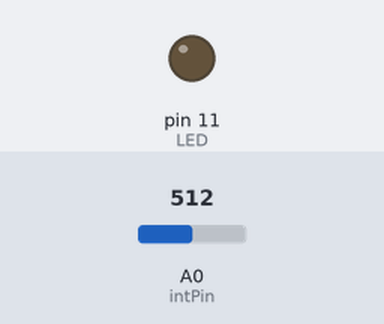
Bench run of a sketch on a simulated Arduino Uno, built with avr-gcc and run on an emulated ATmega328P. Shown: output pins drawn as LEDs (lit = HIGH). The test bench sets the inputs (shaded band); at power-on: A0 (intPin) = 512.

Above: at 0.01 s.
At 1.2 s:
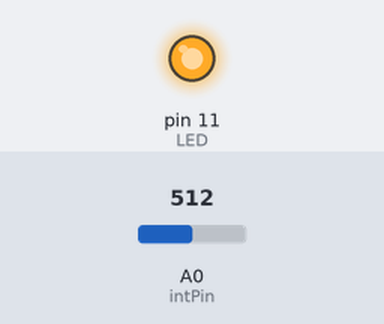
1.3 s: A0 (intPin) set to 716
At 2.4 s:
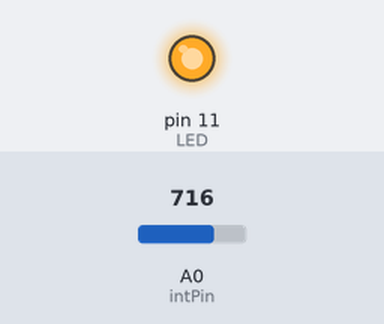
Timing chart, 0 to 4.3 s (numbered marks = the images above; inputs shaded):
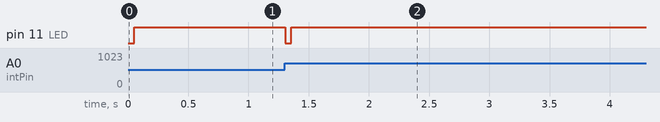

The sketch:

2-1-2.ino
```cpp
const int intPin = A0;
const int LED = 11;
int v = 0;
int prev_v  = 0;

void setup() {
  pinMode(intPin, INPUT);  // デジタルピン2を入力に設定
  pinMode(LED, OUTPUT);
  Serial.begin(9600);
}

void loop() {
  prev_v = v;
  v = analogRead(intPin);
  if (abs(prev_v - v) > 50)
  {
    digitalWrite(LED, LOW);
  }
  else
  {
    digitalWrite(LED, HIGH);
  }

  // Serial.println(v);
  delay(50);


}
```

Measured:
- after the input at 1.3 s, pin 11 (LED): HIGH → LOW at once, → HIGH 0.05 s later
